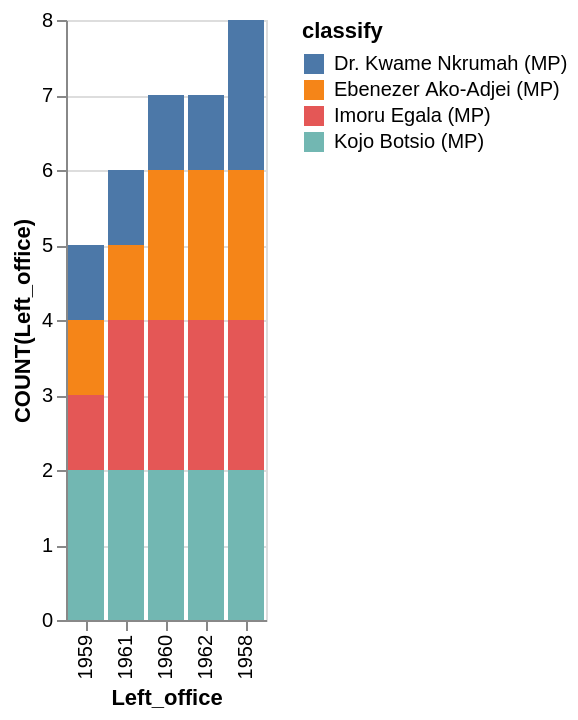

The Vega-Lite source for this figure:
### Vega-Lite specification from a JSON file in a GitHub repository (floating-point values rounded to 4 significant figures)
{"data": {"values": [{"x_data": "1959", "y_data": 1, "classify": "Dr. Kwame Nkrumah (MP)"}, {"x_data": "1961", "y_data": 1, "classify": "Dr. Kwame Nkrumah (MP)"}, {"x_data": "1960", "y_data": 1, "classify": "Dr. Kwame Nkrumah (MP)"}, {"x_data": "1962", "y_data": 1, "classify": "Dr. Kwame Nkrumah (MP)"}, {"x_data": "1958", "y_data": 2, "classify": "Dr. Kwame Nkrumah (MP)"}, {"x_data": "1959", "y_data": 1, "classify": "Ebenezer Ako-Adjei (MP)"}, {"x_data": "1961", "y_data": 1, "classify": "Ebenezer Ako-Adjei (MP)"}, {"x_data": "1960", "y_data": 2, "classify": "Ebenezer Ako-Adjei (MP)"}, {"x_data": "1962", "y_data": 2, "classify": "Ebenezer Ako-Adjei (MP)"}, {"x_data": "1958", "y_data": 2, "classify": "Ebenezer Ako-Adjei (MP)"}, {"x_data": "1959", "y_data": 1, "classify": "Imoru Egala (MP)"}, {"x_data": "1961", "y_data": 2, "classify": "Imoru Egala (MP)"}, {"x_data": "1960", "y_data": 2, "classify": "Imoru Egala (MP)"}, {"x_data": "1962", "y_data": 2, "classify": "Imoru Egala (MP)"}, {"x_data": "1958", "y_data": 2, "classify": "Imoru Egala (MP)"}, {"x_data": "1959", "y_data": 2, "classify": "Kojo Botsio (MP)"}, {"x_data": "1961", "y_data": 2, "classify": "Kojo Botsio (MP)"}, {"x_data": "1960", "y_data": 2, "classify": "Kojo Botsio (MP)"}, {"x_data": "1962", "y_data": 2, "classify": "Kojo Botsio (MP)"}, {"x_data": "1958", "y_data": 2, "classify": "Kojo Botsio (MP)"}]}, "mark": "bar", "encoding": {"x": {"field": "x_data", "type": "nominal", "title": "Left_office", "sort": {"op": "sum", "field": "y_data", "order": "ascending"}}, "y": {"field": "y_data", "type": "quantitative", "title": "COUNT(Left_office)"}, "color": {"field": "classify"}}}
